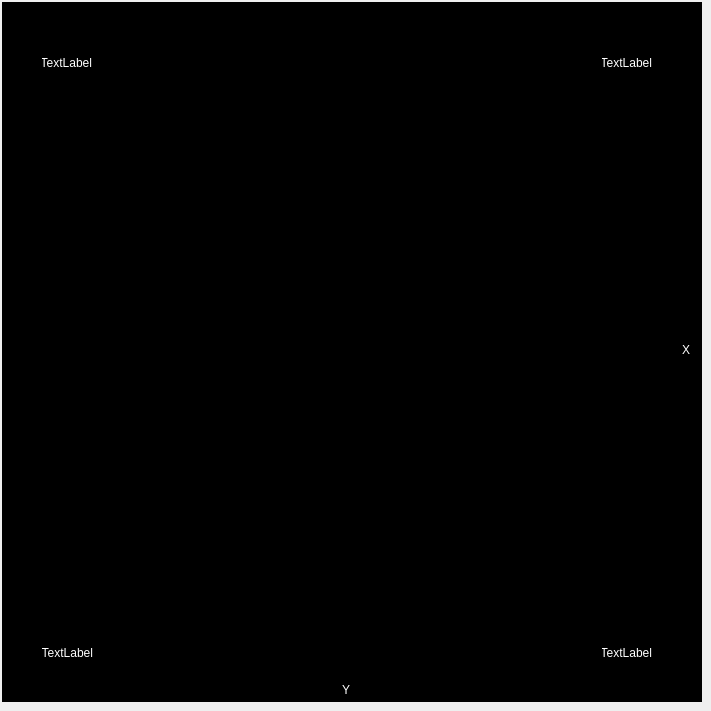
    <widget class="QWidget" name="TabSheet2">
     <attribute name="title">
      <string>TabSheet2</string>
     </attribute>
     <widget class="QCustomPlot" name="imgF_2" native="true">
      <property name="geometry">
       <rect>
        <x>2</x>
        <y>2</y>
        <width>700</width>
        <height>700</height>
       </rect>
      </property>
      <property name="styleSheet">
       <string notr="true">background-color: rgb(0, 0, 0);</string>
      </property>
      <widget class="QLabel" name="lblF_23">
       <property name="geometry">
        <rect>
         <x>40</x>
         <y>640</y>
         <width>51</width>
         <height>21</height>
        </rect>
       </property>
       <property name="styleSheet">
        <string notr="true">color: rgb(255, 255, 255);
background-color: transparent;</string>
       </property>
       <property name="text">
        <string>TextLabel</string>
       </property>
       <property name="alignment">
        <set>Qt::AlignRight|Qt::AlignTrailing|Qt::AlignVCenter</set>
       </property>
      </widget>
      <widget class="QLabel" name="lblF_24">
       <property name="geometry">
        <rect>
         <x>600</x>
         <y>640</y>
         <width>50</width>
         <height>21</height>
        </rect>
       </property>
       <property name="styleSheet">
        <string notr="true">color: rgb(255, 255, 255);
background-color: transparent;</string>
       </property>
       <property name="text">
        <string>TextLabel</string>
       </property>
       <property name="alignment">
        <set>Qt::AlignRight|Qt::AlignTrailing|Qt::AlignVCenter</set>
       </property>
      </widget>
      <widget class="QLabel" name="lblF_21">
       <property name="geometry">
        <rect>
         <x>40</x>
         <y>50</y>
         <width>50</width>
         <height>21</height>
        </rect>
       </property>
       <property name="styleSheet">
        <string notr="true">color: rgb(255, 255, 255);
background-color: transparent;</string>
       </property>
       <property name="text">
        <string>TextLabel</string>
       </property>
       <property name="alignment">
        <set>Qt::AlignRight|Qt::AlignTrailing|Qt::AlignVCenter</set>
       </property>
      </widget>
      <widget class="QLabel" name="lblF_22">
       <property name="geometry">
        <rect>
         <x>600</x>
         <y>50</y>
         <width>50</width>
         <height>21</height>
        </rect>
       </property>
       <property name="styleSheet">
        <string notr="true">color: rgb(255, 255, 255);
background-color: transparent;</string>
       </property>
       <property name="text">
        <string>TextLabel</string>
       </property>
       <property name="alignment">
        <set>Qt::AlignRight|Qt::AlignTrailing|Qt::AlignVCenter</set>
       </property>
      </widget>
      <widget class="QLabel" name="lblX_7">
       <property name="geometry">
        <rect>
         <x>680</x>
         <y>340</y>
         <width>15</width>
         <height>15</height>
        </rect>
       </property>
       <property name="styleSheet">
        <string notr="true">color: rgb(255, 255, 255);
background-color: transparent;</string>
       </property>
       <property name="text">
        <string>X</string>
       </property>
      </widget>
      <widget class="QLabel" name="lblY_4">
       <property name="geometry">
        <rect>
         <x>340</x>
         <y>680</y>
         <width>15</width>
         <height>15</height>
        </rect>
       </property>
       <property name="styleSheet">
        <string notr="true">color: rgb(255, 255, 255);
background-color: transparent;</string>
       </property>
       <property name="text">
        <string>Y</string>
       </property>
      </widget>
     </widget>
    </widget>
